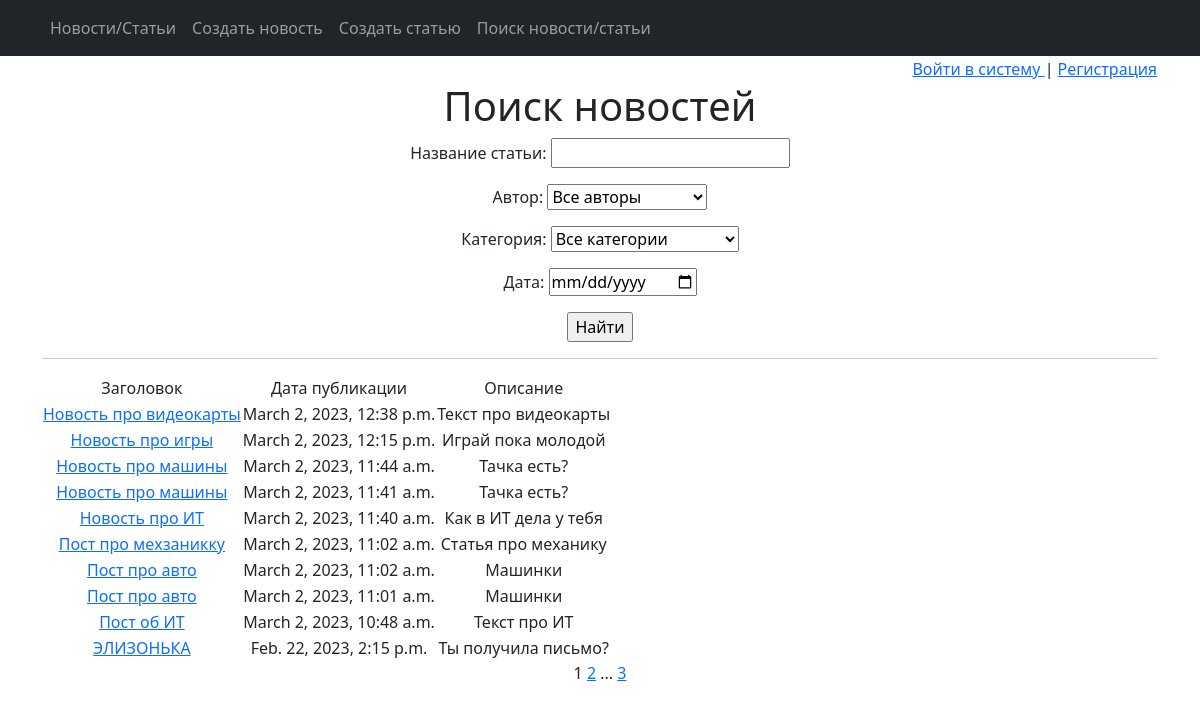
The app's page /news/search/ with its own data.
### np_app/models.py (models this page shows, shortened)
class Post(models.Model):
    article = 'Arti'
    news = 'News'
    POSTS = [
        (article, 'Статья'),
        (news, 'Новости')
    ]
    author = models.ForeignKey(Author, on_delete=models.CASCADE)
    choice = models.CharField(max_length=4, choices=POSTS, default=article)
    time_create_post = models.DateTimeField(auto_now_add=True)
    category = models.ManyToManyField(Category, through='PostCategory')
    header_post = models.CharField(max_length=255)
    text_post = models.TextField()
    rate_post = models.IntegerField(default=0)

### np_app/views.py (the view)
# urls.py: path('search/', PostSearch.as_view(), name='post_search'),
class PostSearch(ListView):
    model = Post
    ordering = '-time_create_post'
    template_name = 'post_search.html'
    context_object_name = 'news'
    paginate_by = 10
    def get_queryset(self):
        queryset = super().get_queryset()
        self.filterset = PostFilter(self.request.GET, queryset)
        return self.filterset.qs
    def get_context_data(self, **kwargs):
        context = super().get_context_data(**kwargs)
        context['time_now'] = datetime.utcnow()
        context['filterset'] = self.filterset
        return context

### np_app/models.py (called while the page is built)
    def __str__(self):
        return f'{self.user}, рейтинг: {self.rate}'

    def __str__(self):
        return f'{self.genre}'

### np_app/templatetags/custom_filters.py (called while the page is built)
@register.filter()
def censor(string_to_check):
    checked_string = ''
    for word in string_to_check.split():
        for check_word in CENSOR:
            if check_word in word.lower():
                last_chars = ''
                for char in reversed(word):
                    if char not in string.punctuation:
                        break
                    last_chars += char
                last_chars = last_chars[::-1]
                new_word = word[0] + (len(word.translate(str.maketrans('', '', string.punctuation))) - 1) * '*'
                checked_string += new_word + f'{last_chars} '
                break
        else:
            checked_string += word + ' '
    return checked_string

### np_app/templatetags/custom_tags.py (called while the page is built)
@register.simple_tag(takes_context=True)
def url_replace(context, **kwargs):
   d = context['request'].GET.copy()
   for k, v in kwargs.items():
       d[k] = v
   return d.urlencode()

### templates/post_search.html (shortened to what this page needs)
{% extends 'flatpages/default.html' %}
{% load custom_filters %}
{% load custom_tags %}
{% block content %}
{% include 'auth.html' %}
   <h1>Поиск новостей</h1>
   <form action="" method="get">
       {{ filterset.form.as_p }}
       <input type="submit" value="Найти" />
   </form>
   <hr>
   {% if news %}
       <table>
           <tr>
               <td>Заголовок</td>
               <td>Дата публикации</td>
               <td>Описание</td>
           </tr>
           {% for news in news %}
           <tr>
               <td> <a href="/news/{{ news.id }}">{{ news.header_post }} </a></td>
               <td>{{ news.time_create_post }}</td>
               <td>{{ news.text_post|truncatechars:21|censor }}</td>
           </tr>
           {% endfor %}
       </table>
   {% else %}
       <h2>Новостей нет</h2>
   {% endif %}
   {{ page_obj.number }}
   {% if page_obj.has_next %}
       <a href="?{% url_replace page=page_obj.next_page_number %}">{{ page_obj.next_page_number }}</a>
       {% if paginator.num_pages != page_obj.next_page_number %}
           ...
           <a href="?{% url_replace page=page_obj.paginator.num_pages %}">{{ page_obj.paginator.num_pages }}</a>
       {% endif %}
   {% endif %}
{% endblock content %}

### records on screen
Post: header_post "Новость про видеокарты", time_create_post "March 2, 2023, 12:38 p.m.", text_post|censor "Текст про видеокарты"
Post: header_post "Новость про игры", time_create_post "March 2, 2023, 12:15 p.m.", text_post|censor "Играй пока молодой"
Post: header_post "Новость про машины", time_create_post "March 2, 2023, 11:44 a.m.", text_post|censor "Тачка есть?"
Post: header_post "Новость про машины", time_create_post "March 2, 2023, 11:41 a.m.", text_post|censor "Тачка есть?"
Post: header_post "Новость про ИТ", time_create_post "March 2, 2023, 11:40 a.m.", text_post|censor "Как в ИТ дела у тебя"
Post: header_post "Пост про мехзаникку", time_create_post "March 2, 2023, 11:02 a.m.", text_post|censor "Статья про механику"
Post: header_post "Пост про авто", time_create_post "March 2, 2023, 11:02 a.m.", text_post|censor "Машинки"
Post: header_post "Пост про авто", time_create_post "March 2, 2023, 11:01 a.m.", text_post|censor "Машинки"
Post: header_post "Пост об ИТ", time_create_post "March 2, 2023, 10:48 a.m.", text_post|censor "Текст про ИТ"
Post: header_post "ЭЛИЗОНЬКА", time_create_post "Feb. 22, 2023, 2:15 p.m.", text_post|censor "Ты получила письмо?"

### other values on screen
{{ page_obj.number }} "1"
{{ page_obj.next_page_number }} "2"
{{ page_obj.paginator.num_pages }} "3"
